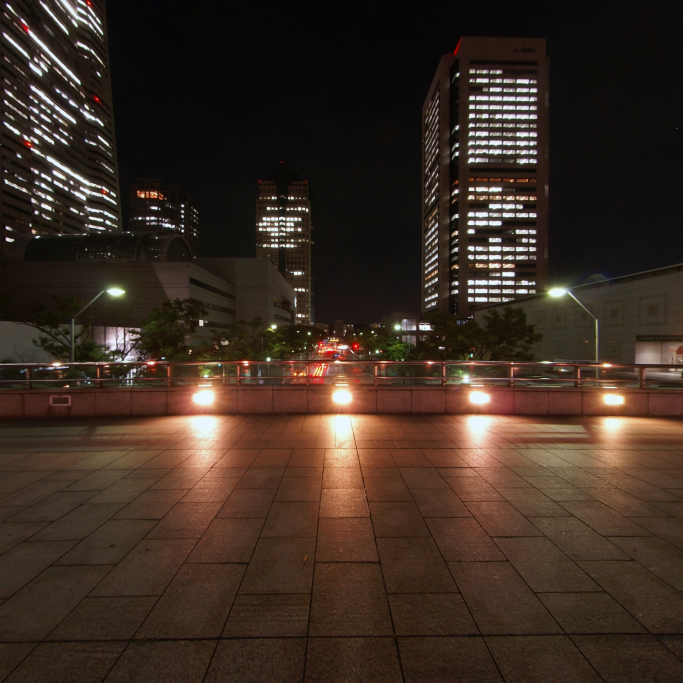
#> input picture multiview_to_cubemap/negx.jpg, 2048 x 2048 px (shown at 1/3 size)
$ python multiviewto3d.py
#> lines starting #> are read from the running program, lines starting #| are printed output that depends on the picture
import cv2
import numpy as np

negx= cv2.imread("negx.jpg")
#> negx is the input picture: shape (2048, 2048, 3); mean B, G, R 34.7, 44.9, 60.1
negy= cv2.imread("negy.jpg")
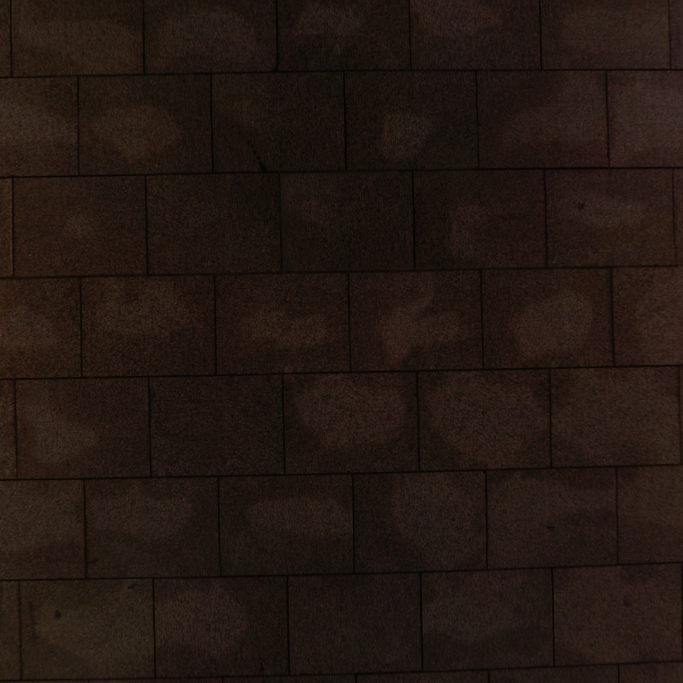
#> input picture multiview_to_cubemap/negy.jpg, 2048 x 2048 px (shown at 1/3 size)
#> negy is the input picture: shape (2048, 2048, 3); mean B, G, R 17.8, 23.7, 35
negz= cv2.imread("negz.jpg")
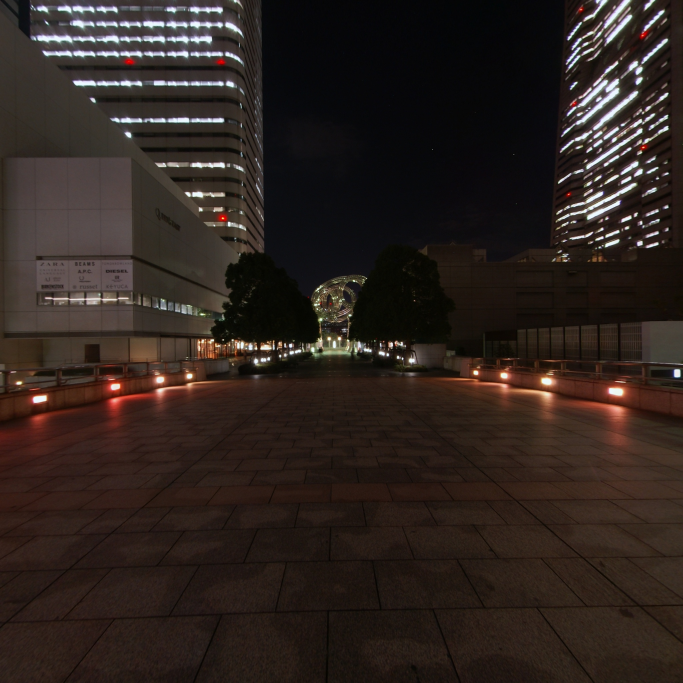
#> input picture multiview_to_cubemap/negz.jpg, 2048 x 2048 px (shown at 1/3 size)
#> negz is the input picture: shape (2048, 2048, 3); mean B, G, R 31.1, 35.9, 46.2
posx= cv2.imread("posx.jpg")
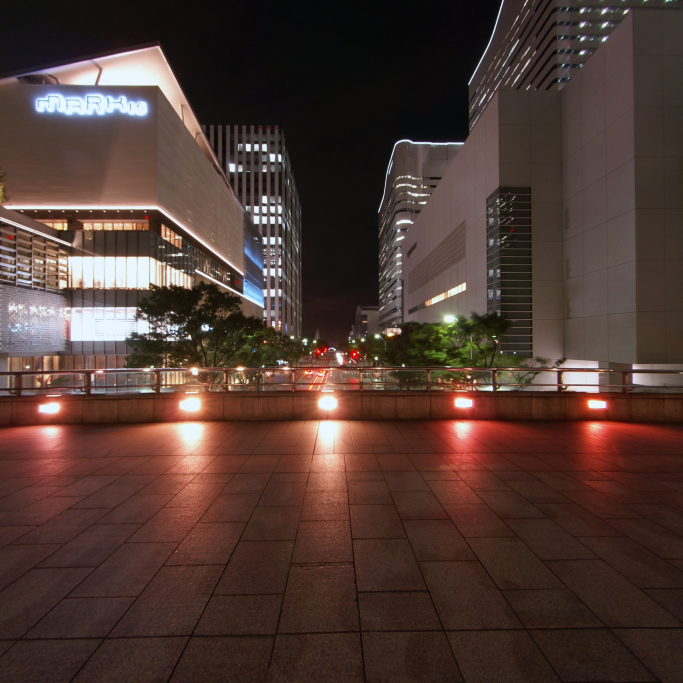
#> input picture multiview_to_cubemap/posx.jpg, 2048 x 2048 px (shown at 1/3 size)
#> posx is the input picture: shape (2048, 2048, 3); mean B, G, R 51.2, 57.9, 79.1
posy= cv2.imread("posy.jpg")
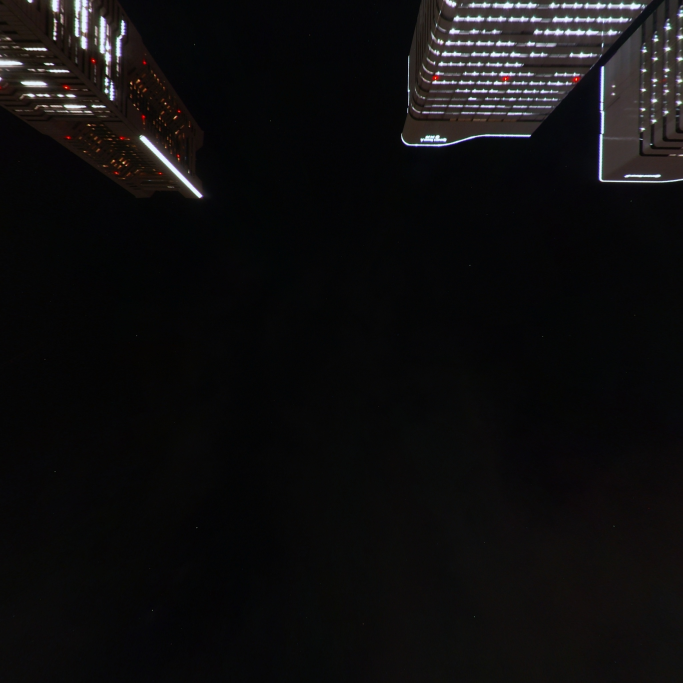
#> input picture multiview_to_cubemap/posy.jpg, 2048 x 2048 px (shown at 1/3 size)
#> posy is the input picture: shape (2048, 2048, 3); mean B, G, R 15.5, 14.9, 15.9
posz= cv2.imread("posz.jpg")
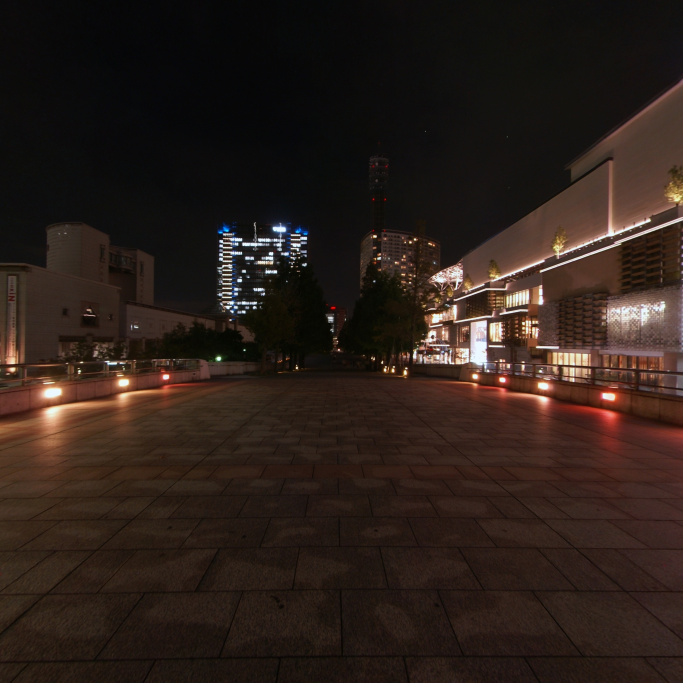
#> input picture multiview_to_cubemap/posz.jpg, 2048 x 2048 px (shown at 1/3 size)
#> posz is the input picture: shape (2048, 2048, 3); mean B, G, R 26, 31.9, 44.2

negx=cv2.resize(negx,(200,200))
#> negx: shape (200, 200, 3)
negy=cv2.resize(negy,(200,200))
#> negy: shape (200, 200, 3)
negz= cv2.resize(negz,(200,200))
#> negz: shape (200, 200, 3)
posx= cv2.resize(posx,(200,200))
#> posx: shape (200, 200, 3)
posy= cv2.resize(posy,(200,200))
#> posy: shape (200, 200, 3)
posz= cv2.resize(posz,(200,200))
#> posz: shape (200, 200, 3)

#negx= cv2.copyMakeBorder(negx,top,bot,left,right,cv2.BORDER_CONSTANT,value=0)
negx= cv2.copyMakeBorder(negx,200,200,0,0,cv2.BORDER_CONSTANT,value=0)
#> negx: shape (600, 200, 3)
posx= cv2.copyMakeBorder(posx,200,200,0,0,cv2.BORDER_CONSTANT,value=0)
#> posx: shape (600, 200, 3)
negz= cv2.copyMakeBorder(negz,200,200,0,0,cv2.BORDER_CONSTANT,value=0)
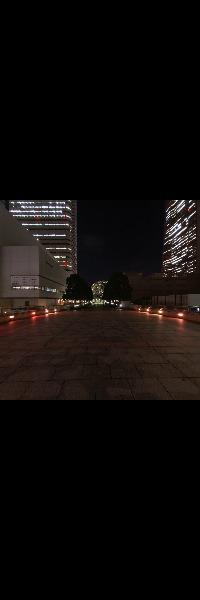
#> negz: shape (600, 200, 3); mean B, G, R 10.3, 11.9, 15.4

new=cv2.vconcat([posy,posz,negy])
new=cv2.hconcat([negx,new,posx,negz])
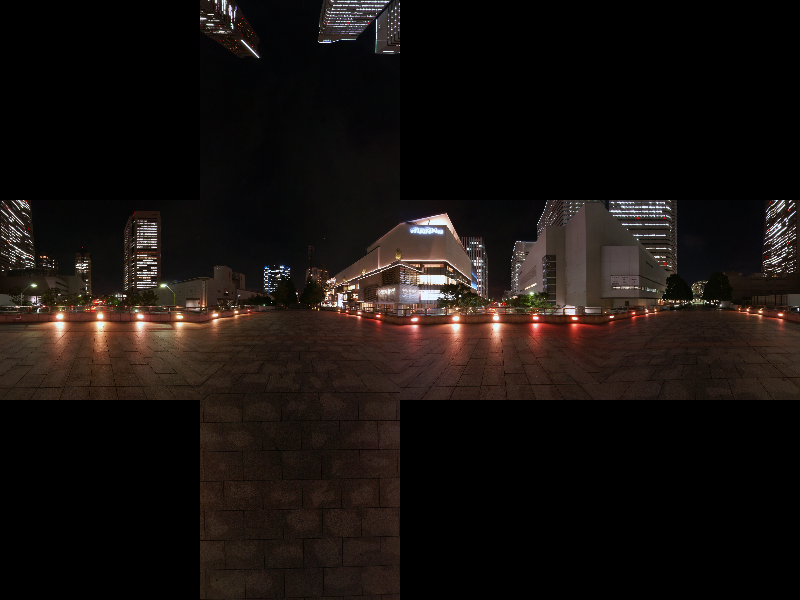
#> new: shape (600, 800, 3); mean B, G, R 14.6, 17.4, 23.3


#cv2.imshow("a",negx)
cv2.imshow("cube map",new)
cv2.imwrite("cubemap.png", new)
cv2.waitKey(0)
